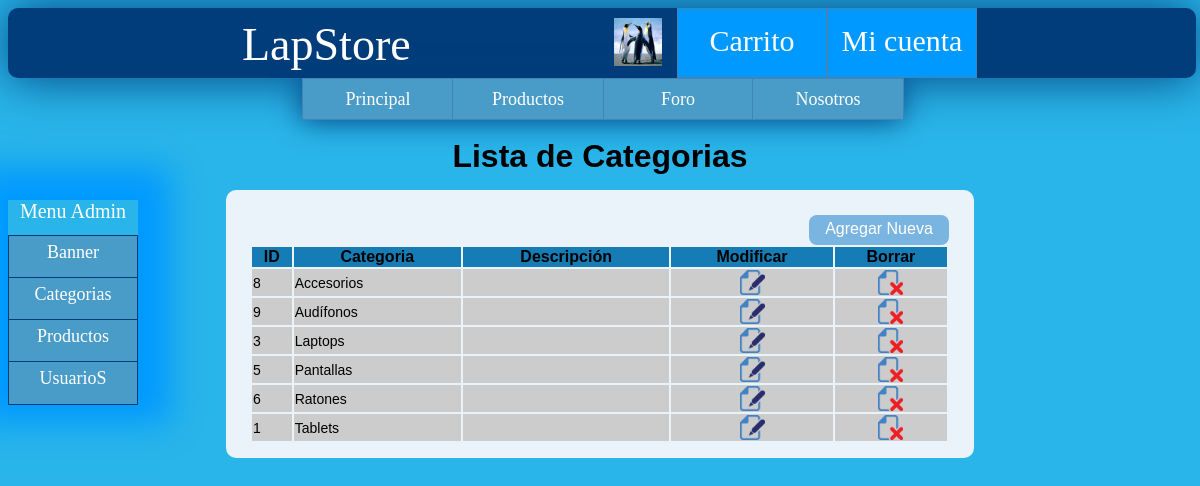
/adm_categoria_lista.php (signed in), run on the app's committed database.
### tables this page shows
CREATE TABLE IF NOT EXISTS `categoria` (
  `categoriaId` int(11) NOT NULL AUTO_INCREMENT,
  `nombre` varchar(200) DEFAULT NULL,
  `cantidad` int(11) NOT NULL,
  `url_icono` varchar(200) DEFAULT NULL,
  `descripcion` varchar(1000) NOT NULL,
  PRIMARY KEY (`categoriaId`)
);

### include_php/DB/conexionGeneral.php (called while the page is built, shortened)
<?php
    function selecionarBD($conexion) {
        return mysql_select_db($GLOBALS["base_datos"], $conexion);
    }
    function ejecutarConsulta($query,$onexion) {
        return mysql_query($query, $onexion);
    }
    function cerrarConexion($conexion) {
        return @mysql_close($conexion);
    }
?>

### include_php/DB/catalogoDB.php (called while the page is built, shortened)
<?php
include_once 'conexionGeneral.php';
function obtenerTodasCategorias() {
    $conexion = abrirConexion();
    $sql = "SELECT * FROM categoria ORDER BY nombre ASC";
    $resultado_peticion = ejecutarConsulta($sql, $conexion);
    $indice = 0;
    $categorias = array();
    while ($fila = mysql_fetch_array($resultado_peticion)) {
        $indice++;
        $categorias[$indice] = $fila;
    }
    return $categorias;
}
?>

### include_php/_gestion_catalogo.php (the view, shortened to what this page needs)
<?php
include_once 'DB/catalogoDB.php';
function listarCategoriasMenu() {
    $SALTO = "\n";
    $categorias = obtenerTodasCategorias();
    $cadena_post = "";
    if (count($categorias) > 0) {
        $cadena_post .='            <ul>' . $SALTO;
    }
    foreach ($categorias as $categoria) {
        $cadena_post .='                <li><a href="categoria.php?categoriaId=' . $categoria['categoriaId'] . '">' . $categoria['nombre'] . '</a></li>' . $SALTO;
    }
    if ($cadena_post != "") {
        $cadena_post .='            </ul>' . $SALTO;
    }
    return $cadena_post;
}
function listarCategoriasOpciones() {
    $SALTO = "\n";
    $categorias = obtenerTodasCategorias();
    $cadena_post = "";
    $index = 1;
    foreach ($categorias as $categoria) {
        $class = "";
        if ($index % 2 == 0)
            $class = "par";
        $cadena_post .='            <tr class="' . $class . '">' . $SALTO;
        $cadena_post .='                <td>' . $categoria['categoriaId'] . '</td>' . $SALTO;
        $cadena_post .='                <td>' . $categoria['nombre'] . '</td>' . $SALTO;
        $cadena_post .='                <td>' . $categoria['descripcion'] . '</td>' . $SALTO;
        $cadena_post .='                <td class="editar"><a href="adm_categoria_modificar.php?categoriaId=' . $categoria['categoriaId'] . '"><img src="img/utileria/editar.png" alt="Editar"/></a></td>' . $SALTO;
        $cadena_post .='               	<td class="borrar"><a   onclick = "confirmarEliminacionCategoria(' . $categoria['categoriaId'] . ')" href="#"><img src="img/utileria/borrar.png" alt="Borrar"/></a></td>' . $SALTO;
        $cadena_post .='            </tr>' . $SALTO;
        $index++;
    }
    return $cadena_post;
}
?>

### css/css_plantilla.css (style rules this page uses)
body { overflow-y:scroll; background:#29B5E9; font-family:Arial, Helvetica, sans-serif; }
a { text-decoration:none; }
img[alt] { font-size: 9px; }

### css/css_menu_adm.css (style rules this page uses)
ul,a { margin: 0px; padding: 0px; outline: 0; }

### css/css_tablas.css (style rules this page uses)
div.tabla table tr.par { background:#7AB5E2; }
div.tabla table tr td.borrar,div.tabla table tr td.editar { text-align:center; }
div.tabla table tr td img { width:25px; height:25px; }
div.tabla table tr td { font-size:14px; background:#CCC; }

### data on the page
categoria: categoriaId "8", nombre "Accesorios"
categoria: categoriaId "9", nombre "Audífonos"
categoria: categoriaId "3", nombre "Laptops"
categoria: categoriaId "5", nombre "Pantallas"
categoria: categoriaId "6", nombre "Ratones"
categoria: categoriaId "1", nombre "Tablets"
